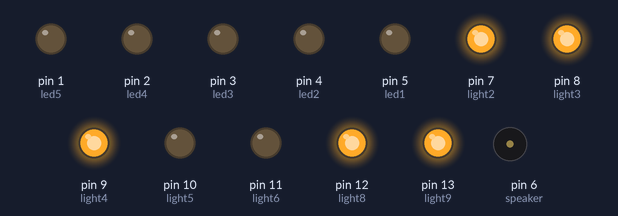
Simulated run of this sketch. Board: Arduino Uno, built with avr-gcc and run on an emulated ATmega328P. Parts: output pins drawn as LEDs (lit = HIGH), buzzer (waves = sounding).

Above: at 0.1 s.
At 4.1 s:
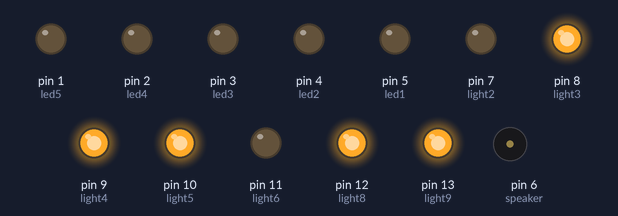
At 8.1 s:
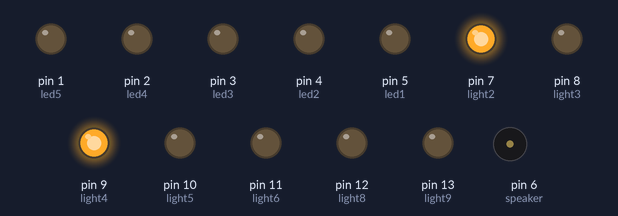
At 24.1 s:
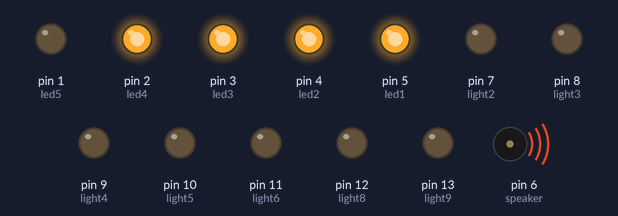
At 30.3 s:
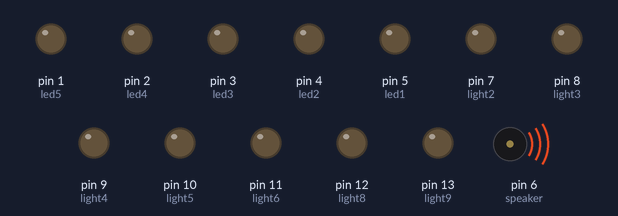
At 36.0 s:
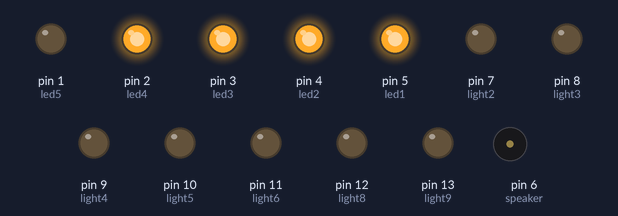
Timing chart, 0 to 37.5 s (numbered marks = the images above):
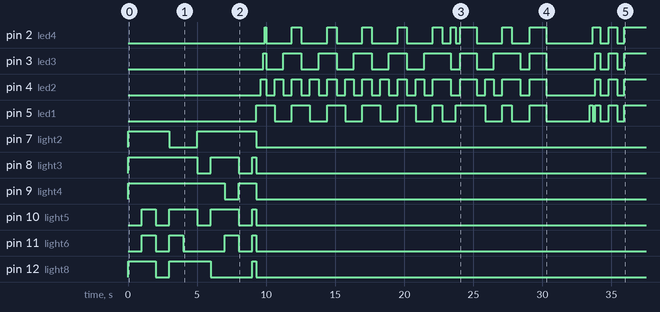

The sketch:

FINALLIGHTING.ino
```cpp
int led1=5;
int led2=4;
int led3=3;
int led4=2;
int led5=1;

int speaker = 6;//pin of speaker

//notes
int _0_C = 200;
int A_sharp_3 = 466.16;
int B_3 = 493.88;
int C = 164.81;
int D = 174.61;
int F = 220;
int F_sharp = 277.18;
int A_sharp_4 = 932.33;
int B_4 = 987.7;
int G_3 = 196;
int G_4 = 493.88;
int A = 261.63;
int B_sharp = 475; //???????????????

//note length
int half_note = 1111;
int quarter_note = 556;
int dot_eighth = 417;
int eighth_note = 278;
int sixteenth = 139;

int light6= 11;
int light5=10;
int light4=9;
int light3=8;
int light2=7;
int light9=13;
int light8=12;


void numbers(int light6, int light5, int light4, int light3, int light2, int light9, int light8, int delay_=1000, boolean shutoff = true)
{


     if( light9 != 0)
     {
     digitalWrite(light9,HIGH);

     }
     if( light8 != 0)
     {
     digitalWrite(light8,HIGH);

     }
     if( light4 != 0)
     {
     digitalWrite(light4,HIGH);

     }
     if( light3 != 0)
     {
     digitalWrite(light3,HIGH);

     }
     if( light2 != 0)
     {
     digitalWrite(light2,HIGH);

     }
     if( light6 != 0)
     {
     digitalWrite(light6,HIGH);

     }
     if( light5 != 0)
     {
     digitalWrite(light5,HIGH);

     }

     delay(delay_);

     if (shutoff=true){
       digitalWrite(light9,LOW);
       digitalWrite(light8,LOW);
       digitalWrite(light4,LOW);
       digitalWrite(light3,LOW);
       digitalWrite(light2,LOW);
       digitalWrite(light5,LOW);
       digitalWrite(light6,LOW);}
}

void setup() {
  // put your setup code here, to run once:
   pinMode(speaker,OUTPUT);//set speaker
   pinMode(led1, OUTPUT);
   pinMode(led2, OUTPUT);
   pinMode(led3, OUTPUT);
   pinMode(led4, OUTPUT);
   pinMode(led5, OUTPUT);
   pinMode(light6, OUTPUT);
   pinMode(light5, OUTPUT);
   pinMode(light4, OUTPUT);
   pinMode(light3, OUTPUT);
   pinMode(light2, OUTPUT);
   pinMode(light9, OUTPUT);
   pinMode(light8, OUTPUT);

}

void loop() {
  // put your main code here, to run repeatedly:
    numbers(0,0,light4,light3,light2,light9,light8);//9
    numbers(light6,light5,light4,light3,light2,light9,light8);//8
    numbers(0,0,light4,light3,light2,0,0);//7
    numbers(light6,light5,light4,light3,0,light9,light8);//6
    numbers(0,light5,light4,light3,0,light9,light8);//5
    numbers(0,0,light4,0,light2,light9,light8);//4
    numbers(0,light5,light4,light3,light2,light9,0);//3
    numbers(light6,light5,0,light3,light2,light9,0);//2
    numbers(0,0,light4,0,light2,0,0);//1
    //numbers(light6,light5,light4,light3,light2,0,light8);//0

    //after count down
    numbers(light6,light5,light4,light3,light2,light9,light8,300,false);//8
    lightsOn(1);
    delay(300);
    lightsOn(2);
    delay(200);
    lightsOn(3);
    delay(100);
    lightsOn(4);
    delay(100);
    lightsOff(1);
    lightsOff(2);
    lightsOff(3);
    lightsOff(4);
    numbers(0,0,0,0,0,0,0,0,true);

  lightsOn(1);
  play_note(B_3, quarter_note); //measure 1
  lightsOff(1);
  lightsOn(2);
  play_note(B_3, quarter_note);
  lightsOff(2);
  lightsOn(3);
  play_note(B_3, quarter_note);
  lightsOff(3);

    lightsOn(1);
    lightsOn(2);
    lightsOn(3);
    lightsOn(4);
  play_note(F_sharp, eighth_note);
  play_note(A_sharp_3, eighth_note);

    lightsOff(1);
    lightsOff(2);
    lightsOff(3);
    lightsOff(4);

  lightsOn(1);//measure 2
  play_note(B_3, quarter_note);
  lightsOff(1);
  lightsOn(2);
  play_note(B_3, quarter_note);
  lightsOff(2);
  lightsOn(3);
  play_note(B_3, quarter_note);
  lightsOff(3);

    lightsOn(1);
    lightsOn(2);
    lightsOn(3);
    lightsOn(4);
  play_note(F_sharp, eighth_note);
  play_note(A_sharp_3, eighth_note);

    lightsOff(1);
    lightsOff(2);
    lightsOff(3);
    lightsOff(4);

  lightsOn(1);//measure 3
  play_note(B_3, quarter_note);
  lightsOff(1);
  lightsOn(2);
  play_note(B_3, quarter_note);
  lightsOff(2);
  lightsOn(3);
  play_note(B_3, quarter_note);
  lightsOff(3);

    lightsOn(1);
    lightsOn(2);
    lightsOn(3);
    lightsOn(4);
  play_note(F_sharp, eighth_note);
  play_note(D, eighth_note);
      lightsOff(1);
    lightsOff(2);
    lightsOff(3);
    lightsOff(4);

  lightsOn(1);//measure 4
  play_note(B_3, quarter_note);
  lightsOff(1);
  lightsOn(2);
  play_note(B_3, quarter_note);
  lightsOff(2);
  lightsOn(3);
  play_note(B_3, quarter_note);
  lightsOff(3);

      lightsOn(1);
    lightsOn(2);
    lightsOn(3);
    lightsOn(4);
  play_note(F_sharp, eighth_note);
  play_note(F_sharp, eighth_note);
        lightsOff(1);
    lightsOff(2);
    lightsOff(3);
    lightsOff(4);
  lightsOn(1);//measure 5
  play_note(B_3, quarter_note);
  lightsOff(1);
  lightsOn(2);
  play_note(B_3, quarter_note);
  lightsOff(2);
  lightsOn(3);
  play_note(B_3, quarter_note);
  lightsOff(3);
      lightsOn(1);
    lightsOn(2);
    lightsOn(3);
    lightsOn(4);
  play_note(F_sharp, dot_eighth);
  play_note(D, sixteenth);
          lightsOff(1);
    lightsOff(2);
    lightsOff(3);
    lightsOff(4);

    lightsOn(2);
    lightsOn(3);
  play_note(B_3, quarter_note); //measure 6
      lightsOff(2);
    lightsOff(3);
    lightsOn(4);
  play_note(F_sharp,eighth_note);
  lightsOff(4);

      lightsOn(1);
  play_note(D, eighth_note);
        lightsOn(1);
    lightsOn(2);
    lightsOn(3);
    lightsOn(4);
  play_note(B_3, half_note);
            lightsOff(1);
    lightsOff(2);
    lightsOff(3);
    lightsOff(4);
  //measure 7

  lightsOn(1);
  play_note(F, quarter_note);
  lightsOff(1);
  lightsOn(2);
  play_note(F, quarter_note);
  lightsOff(2);
  lightsOn(3);
  play_note(F, quarter_note);
   lightsOff(3);

         lightsOn(1);
    lightsOn(2);
    lightsOn(3);
    lightsOn(4);
  play_note(F_sharp, dot_eighth);
  play_note(D, sixteenth);
            lightsOff(1);
    lightsOff(2);
    lightsOff(3);
    lightsOff(4);

        lightsOn(2);
    lightsOn(3);
  play_note(A_sharp_3, quarter_note); //measure 8
      lightsOff(2);
    lightsOff(3);
  play_note(F_sharp, dot_eighth);
  play_note(D, sixteenth);
           lightsOn(1);
    lightsOn(2);
    lightsOn(3);
    lightsOn(4);
  play_note(B_3, half_note);
              lightsOff(1);
    lightsOff(2);
    lightsOff(3);
    lightsOff(4);
  play_note(B_3, half_note); //measure 9 nothing
  play_note(B_3, dot_eighth);
  play_note(B_3, sixteenth);
  play_note(B_3, quarter_note);
  play_note(A_sharp_3, dot_eighth);
  play_note(A, sixteenth);

  lightsOn(1);
  play_note(G_3, sixteenth); //measure 10
  lightsOff(1);

  lightsOn(4);
  play_note(F_sharp, sixteenth);
  lightsOff(4);

           lightsOn(1);
    lightsOn(2);
    lightsOn(3);
    lightsOn(4);
  play_note(G_3, eighth_note);
                lightsOff(1);
    lightsOff(2);
    lightsOff(3);
    lightsOff(4);
  delay (278);
  play_note(B_sharp, eighth_note);
             lightsOn(1);
    lightsOn(2);
    lightsOn(3);
    lightsOn(4);
  play_note(F, quarter_note);
                  lightsOff(1);
    lightsOff(2);
    lightsOff(3);
    lightsOff(4);

    //ending
                  lightsOff(1);
    lightsOff(2);
    lightsOff(3);
    lightsOff(4);
    delay(500);
    numbers(light6,light5,light4,light3,light2,light9,light8,6,false);//8
    lightsOn(1);
    lightsOn(2);
    lightsOn(3);
    lightsOn(4);
    delay(5000);
    lightsOff(1);
    lightsOff(2);
    lightsOff(3);
    lightsOff(4);
    numbers(0,0,0,0,0,0,0,0,true);

}
void lightsOn(int ledno)
{
     if( ledno==1)
     {
      digitalWrite(led1,HIGH);
     }
     else if( ledno==2)
     {
      digitalWrite(led2,HIGH);
     }
     else if( ledno==3)
     {
      digitalWrite(led3,HIGH);
     }
     else if( ledno==4)
     {
      digitalWrite(led4,HIGH);
     }
     else if( ledno==5)
     {
      digitalWrite(led5,HIGH);
     }


}
void lightsOff(int ledno)
{
   if( ledno==1)
     {
      digitalWrite(led1,LOW);
     }
     else if( ledno==2)
     {
      digitalWrite(led2,LOW);
     }
     else if( ledno==3)
     {
      digitalWrite(led3,LOW);
     }
     else if( ledno==4)
     {
      digitalWrite(led4,LOW);
     }
     else if( ledno==5)
     {
      digitalWrite(led5,LOW);
     }
}
void play_note(int note,int length_){
  tone(speaker,note,length_);
  delay(length_+65);
}
```

Measured:
- by itself, pin 2 (led4): LOW → HIGH at 9.9 s, → LOW 0.10 s later, → HIGH 1.9 s later, → LOW 0.69 s later, … (25 changes in this stretch)
- by itself, pin 3 (led3): LOW → HIGH at 9.8 s, → LOW 0.20 s later, → HIGH 1.2 s later, → LOW 1.3 s later, … (23 changes in this stretch)
- by itself, pin 4 (led2): LOW → HIGH at 9.6 s, → LOW 0.40 s later, → HIGH 0.62 s later, → LOW 0.62 s later, … (35 changes in this stretch)
- by itself, pin 5 (led1): LOW → HIGH at 9.3 s, → LOW 1.3 s later, → HIGH 1.2 s later, → LOW 1.3 s later, … (25 changes in this stretch)
- by itself, pin 7 (light2): LOW → HIGH at 0.00 s, → LOW 3.0 s later, → HIGH 2.0 s later, → LOW 4.3 s later
- by itself, pin 8 (light3): goes HIGH 5.0 s, LOW 1.0 s, HIGH 2.0 s, LOW 1.0 s, HIGH 0.30 s, then LOW
- by itself, pin 9 (light4): LOW → HIGH at 0.00 s, → LOW 7.0 s later, → HIGH 1.0 s later, → LOW 1.3 s later
- by itself, pin 10 (light5): repeats every 3.0 s: LOW 1.0 s, HIGH 2.0 s
